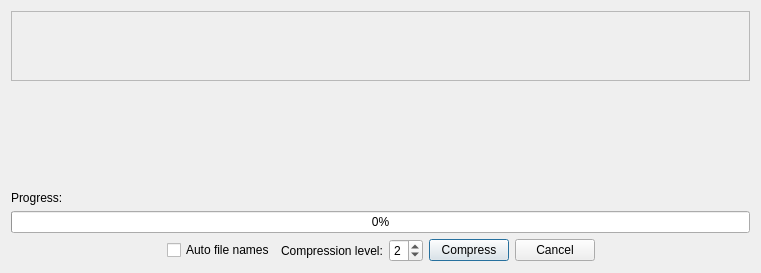
<?xml version="1.0" encoding="UTF-8"?>
<ui version="4.0">
 <class>pdfcompress</class>
 <widget class="QDialog" name="pdfcompress">
  <property name="geometry">
   <rect>
    <x>0</x>
    <y>0</y>
    <width>761</width>
    <height>273</height>
   </rect>
  </property>
  <property name="windowTitle">
   <string>List of files to compress:</string>
  </property>
  <property name="locale">
   <locale language="English" country="UnitedStates"/>
  </property>
  <layout class="QVBoxLayout" name="verticalLayout">
   <item>
    <widget class="QScrollArea" name="scrollArea">
     <property name="sizePolicy">
      <sizepolicy hsizetype="Expanding" vsizetype="Maximum">
       <horstretch>0</horstretch>
       <verstretch>0</verstretch>
      </sizepolicy>
     </property>
     <property name="locale">
      <locale language="English" country="UnitedStates"/>
     </property>
     <property name="widgetResizable">
      <bool>true</bool>
     </property>
     <widget class="QWidget" name="scrollAreaWidgetContents">
      <property name="geometry">
       <rect>
        <x>0</x>
        <y>0</y>
        <width>741</width>
        <height>69</height>
       </rect>
      </property>
      <layout class="QVBoxLayout" name="verticalLayout_2">
       <item>
        <layout class="QVBoxLayout" name="verticalLayoutFilesList"/>
       </item>
      </layout>
     </widget>
    </widget>
   </item>
   <item>
    <spacer name="verticalSpacer_2">
     <property name="orientation">
      <enum>Qt::Vertical</enum>
     </property>
     <property name="sizeHint" stdset="0">
      <size>
       <width>20</width>
       <height>40</height>
      </size>
     </property>
    </spacer>
   </item>
   <item>
    <widget class="QLabel" name="label_4">
     <property name="text">
      <string>Progress:</string>
     </property>
    </widget>
   </item>
   <item>
    <widget class="QProgressBar" name="progressBar">
     <property name="value">
      <number>0</number>
     </property>
    </widget>
   </item>
   <item>
    <layout class="QHBoxLayout" name="horizontalLayout_2">
     <item>
      <spacer name="horizontalSpacer_2">
       <property name="orientation">
        <enum>Qt::Horizontal</enum>
       </property>
       <property name="sizeHint" stdset="0">
        <size>
         <width>40</width>
         <height>20</height>
        </size>
       </property>
      </spacer>
     </item>
     <item>
      <widget class="QCheckBox" name="checkBoxFileName">
       <property name="text">
        <string>Auto file names</string>
       </property>
      </widget>
     </item>
     <item>
      <widget class="QLabel" name="label">
       <property name="locale">
        <locale language="English" country="UnitedStates"/>
       </property>
       <property name="text">
        <string>Compression level:</string>
       </property>
      </widget>
     </item>
     <item>
      <widget class="QSpinBox" name="spinBoxCompression">
       <property name="specialValueText">
        <string/>
       </property>
       <property name="maximum">
        <number>4</number>
       </property>
       <property name="value">
        <number>2</number>
       </property>
      </widget>
     </item>
     <item>
      <widget class="QPushButton" name="pushButtonAction">
       <property name="locale">
        <locale language="English" country="UnitedStates"/>
       </property>
       <property name="text">
        <string>Compress</string>
       </property>
      </widget>
     </item>
     <item>
      <widget class="QPushButton" name="pushButtonCancel">
       <property name="text">
        <string>Cancel</string>
       </property>
      </widget>
     </item>
     <item>
      <spacer name="horizontalSpacer_3">
       <property name="orientation">
        <enum>Qt::Horizontal</enum>
       </property>
       <property name="sizeHint" stdset="0">
        <size>
         <width>40</width>
         <height>20</height>
        </size>
       </property>
      </spacer>
     </item>
    </layout>
   </item>
  </layout>
 </widget>
 <resources/>
 <connections/>
</ui>
